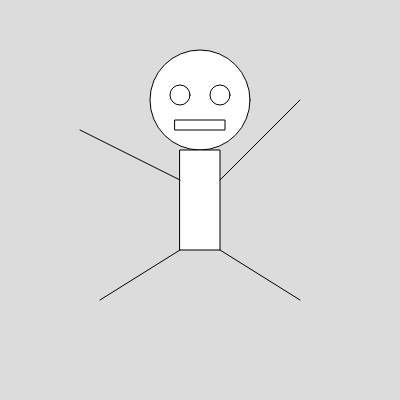
Frame 1 (no input)
Frame 60 (no input): identical to frame 1, image omitted
Frame 120 (the mouse pressed at the canvas centre since frame 60): identical to frame 1, image omitted

The p5.js sketch that drew this single still picture (run headless with seeded random() and noise() and a simulated clock; from frame 60 on, the mouse is pressed at the canvas centre):

// p5.js sketch
// ── sketch.js
function setup() {
  createCanvas(400, 400);
}

function draw() {
  background(220);
  circle(200,100,100);
  circle(220,95,20)
  circle(180,95,20)
  rect(175,120,50,10)
  rect(180,150,40,100)
  line(180,180,80,130);
  line(220,180,300,100);
  line(180,250,100,300)
  line(220,250, 300,300)
  
}
